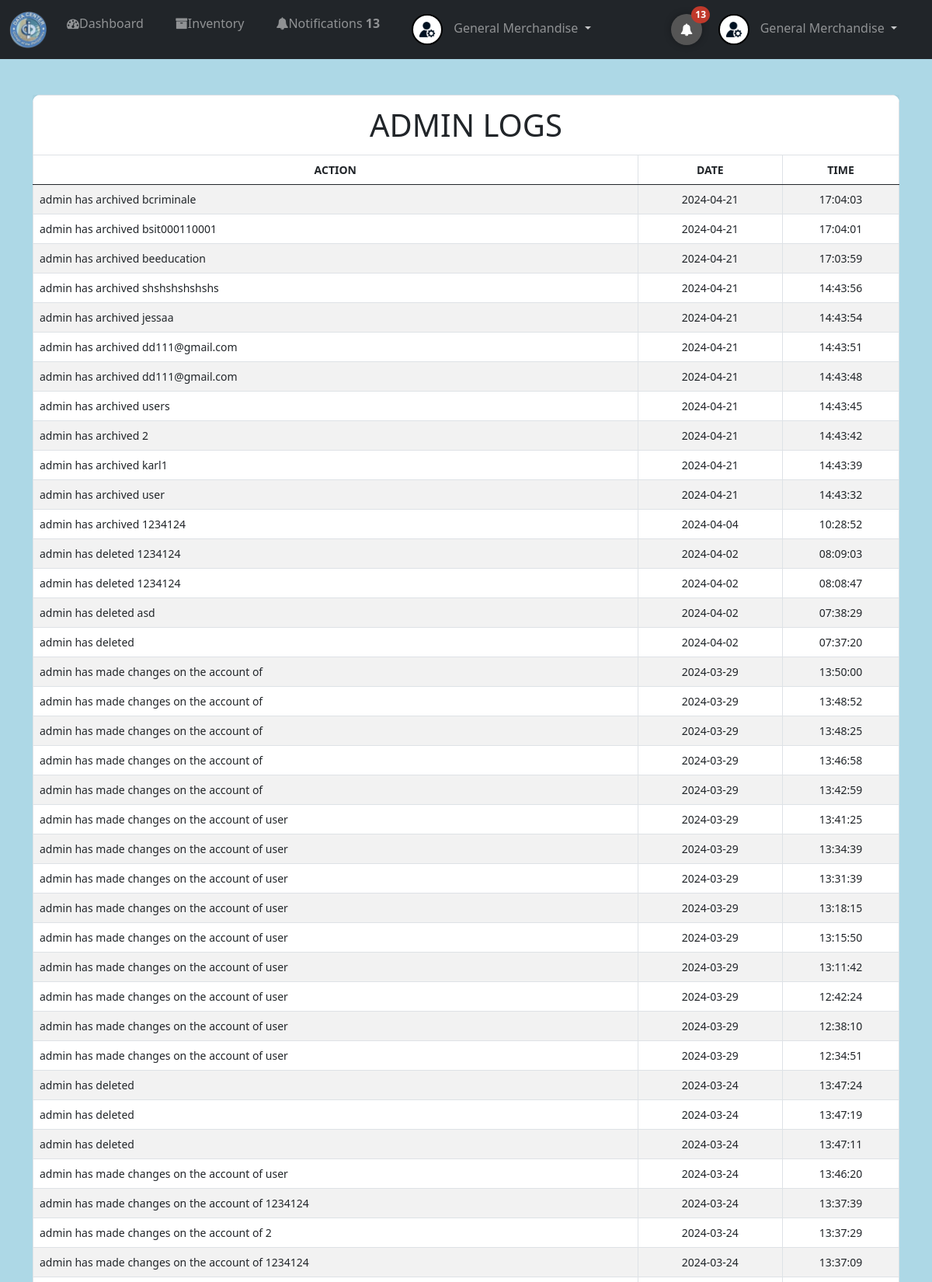
/logs.php (signed in, upper part), run on the app's committed database.
### tables this page shows
CREATE TABLE `log` (
  `log_id` int(11) NOT NULL,
  `time` time NOT NULL,
  `date` date NOT NULL,
  `action` text NOT NULL
);

### logs.php (the view, shortened to what this page needs)
<?php
include_once("config.php");
?>
<!DOCTYPE html>
<html>
<head>
    <link href="https://cdn.jsdelivr.net/npm/bootstrap@5.0.2/dist/css/bootstrap.min.css" rel="stylesheet">
</head>
<body>
    <?php include("navigations.php"); ?>
    <div class="container">
        <div class="table-responsive">
            <table class="table table-striped">
                <thead>
                <tr align="center">
                <th colspan="3" style="font-size: 40px; font-weight: normal;">Admin Logs</th>
                </tr>
                    <tr align="center">
                        <th>Action</th>
                        <th>Date</th>
                        <th>Time</th>
                    </tr>
                </thead>
                <tbody>
                    <?php
                    $rs = mysqli_query($mysqli, "SELECT * FROM log ORDER BY log_id DESC");
                    if(mysqli_num_rows($rs) > 0) {
                        while ($res = mysqli_fetch_array($rs)) {
                            echo "<tr>";
                            echo "<td>" . $res['action'] . "</td>";
                            echo "<td class='text-center'>" . $res['date'] . "</td>";
                            echo "<td class='text-center'>" . $res['time'] . "</td>";
                            echo "</tr>";
                        }
                    } else {
                        echo "<tr><td colspan='3' class='no-logs'>No logs found.</td></tr>";
                    }
                    ?>
                </tbody>
            </table>
        </div>
    </div>
</body>
</html>

### logs.php (style rules this page uses)
body { background-color: #f8f9fa; font-family: Arial, sans-serif; }
.container { width: 95%; margin: 50px auto; }
.table { background-color: #fff; border-radius: 10px; overflow: hidden; box-shadow: 0px 0px 10px rgba(0, 0, 0, 0.1); }
.table th, .table td { border: 1px solid #dee2e6; padding: 10px; vertical-align: middle; font-size: 14px; }
.table th { background-color: #007bff; color: #fff; text-transform: uppercase; font-weight: bold; }
.table-striped tbody tr:nth-of-type(odd) { background-color: rgba(0, 123, 255, 0.1); }

### navigations.php (style rules this page uses)
body { font-family: Arial, sans-serif; background-color: #f8f9fa; margin: 0; padding: 0; display: flex; flex-direction: column; min-height: 100vh; color: #333; }

### data on the page
log: action "admin has archived bcriminale", date "2024-04-21", time "17:04:03"
log: action "admin has archived bsit000110001", date "2024-04-21", time "17:04:01"
log: action "admin has archived beeducation", date "2024-04-21", time "17:03:59"
log: action "admin has archived shshshshshshs", date "2024-04-21", time "14:43:56"
log: action "admin has archived jessaa", date "2024-04-21", time "14:43:54"
log: action "admin has archived dd111@gmail.com", date "2024-04-21", time "14:43:51"
log: action "admin has archived dd111@gmail.com", date "2024-04-21", time "14:43:48"
log: action "admin has archived users", date "2024-04-21", time "14:43:45"
log: action "admin has archived 2", date "2024-04-21", time "14:43:42"
log: action "admin has archived karl1", date "2024-04-21", time "14:43:39"
log: action "admin has archived user", date "2024-04-21", time "14:43:32"
log: action "admin has archived 1234124", date "2024-04-04", time "10:28:52"
log: action "admin has deleted 1234124", date "2024-04-02", time "08:09:03"
log: action "admin has deleted 1234124", date "2024-04-02", time "08:08:47"
log: action "admin has deleted asd", date "2024-04-02", time "07:38:29"
log: action "admin has deleted", date "2024-04-02", time "07:37:20"
log: action "admin has made changes on the account of", date "2024-03-29", time "13:50:00"
log: action "admin has made changes on the account of", date "2024-03-29", time "13:48:52"
log: action "admin has made changes on the account of", date "2024-03-29", time "13:48:25"
log: action "admin has made changes on the account of", date "2024-03-29", time "13:46:58"
log: action "admin has made changes on the account of", date "2024-03-29", time "13:42:59"
log: action "admin has made changes on the account of user", date "2024-03-29", time "13:41:25"
log: action "admin has made changes on the account of user", date "2024-03-29", time "13:34:39"
log: action "admin has made changes on the account of user", date "2024-03-29", time "13:31:39"
log: action "admin has made changes on the account of user", date "2024-03-29", time "13:18:15"
log: action "admin has made changes on the account of user", date "2024-03-29", time "13:15:50"
log: action "admin has made changes on the account of user", date "2024-03-29", time "13:11:42"
log: action "admin has made changes on the account of user", date "2024-03-29", time "12:42:24"
log: action "admin has made changes on the account of user", date "2024-03-29", time "12:38:10"
log: action "admin has made changes on the account of user", date "2024-03-29", time "12:34:51"
log: action "admin has deleted", date "2024-03-24", time "13:47:24"
log: action "admin has deleted", date "2024-03-24", time "13:47:19"
log: action "admin has deleted", date "2024-03-24", time "13:47:11"
log: action "admin has made changes on the account of user", date "2024-03-24", time "13:46:20"
log: action "admin has made changes on the account of 1234124", date "2024-03-24", time "13:37:39"
log: action "admin has made changes on the account of 2", date "2024-03-24", time "13:37:29"
log: action "admin has made changes on the account of 1234124", date "2024-03-24", time "13:37:09"

### other printed values
$alerto "13"
$_SESSION['email'] "General Merchandise"
